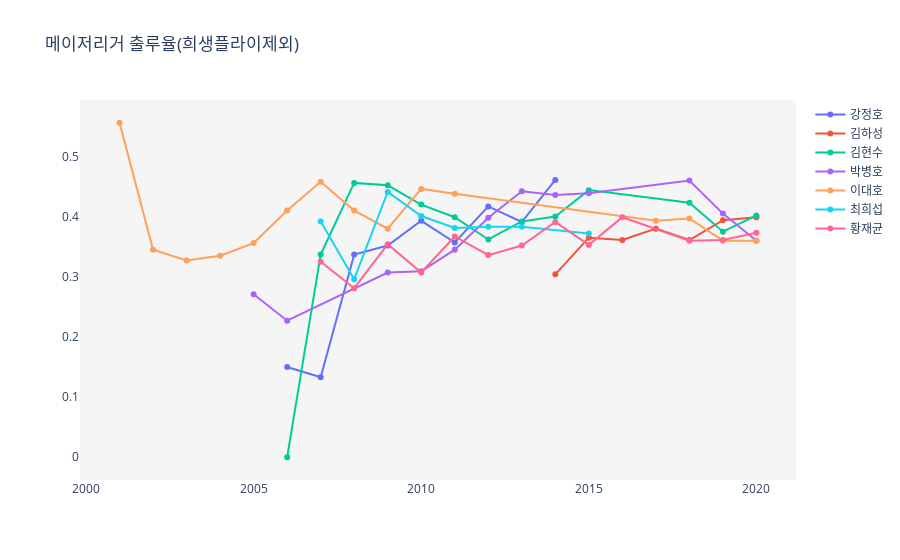

Notebook source saved alongside this figure:
### Code cell
# 출루율 = (안타 + 볼넷 + 몸에맞는볼) / (타수 + 볼넷 + 몸에맞는볼 + 희생플라이)
# 희생플라이 데이터가 없다.... (일단 제외하고 계산)

fig = go.Figure()
avg = []
years = []
columns = ['연도', '안타', '볼넷', '사구', '타수']

for idx, name in enumerate(hitter_majorleaguer['Name']):
    player = korean_majorleaguer_dict[name][columns]
    y_ = [round((int(player.iloc[idx]['안타'])+int(player.iloc[idx]['볼넷'])+int(player.iloc[idx]['사구'])) /
                               (int(player.iloc[idx]['타수'])+int(player.iloc[idx]['볼넷'])+int(player.iloc[idx]['사구'])), 3) for idx in range(player.shape[0]-1)]
    
    fig.add_trace(go.Scatter(x=player['연도'][:-1].astype(int),
                            y=y_,
                            hovertemplate=name + '(%{y})',
                            name=name))
    
    years += player['연도'][:-1].to_list()
    
years = sorted(list(set(years)))

# for name in hitter_majorleaguer['Name']:
#     for year in years:
#         if year in korean_majorleaguer_df[name]['연도'].to_list():
            
        

fig.update_yaxes(showgrid=False, zeroline=False)
fig.update_xaxes(showgrid=False, zeroline=False)
fig.update_layout(title='메이저리거 출루율(희생플라이제외)',
                 plot_bgcolor='rgb(245, 245, 245) ')
fig.show()

### Figure 1 — Plotly figure (JSON) as saved in the notebook; plotly's stock layout.template omitted (floating-point values rounded to 4 significant figures)
{"data": [{"hovertemplate": "강정호(%{y})", "name": "강정호", "type": "scatter", "x": [2006, 2007, 2008, 2009, 2010, 2011, 2012, 2013, 2014], "y": [0.15, 0.133, 0.337, 0.352, 0.393, 0.357, 0.417, 0.391, 0.461]}, {"hovertemplate": "김하성(%{y})", "name": "김하성", "type": "scatter", "x": [2014, 2015, 2016, 2017, 2018, 2019, 2020], "y": [0.304, 0.365, 0.361, 0.38, 0.361, 0.394, 0.399]}, {"hovertemplate": "김현수(%{y})", "name": "김현수", "type": "scatter", "x": [2006, 2007, 2008, 2009, 2010, 2011, 2012, 2013, 2014, 2015, 2018, 2019, 2020], "y": [0, 0.337, 0.456, 0.452, 0.42, 0.399, 0.362, 0.392, 0.4, 0.444, 0.423, 0.375, 0.402]}, {"hovertemplate": "박병호(%{y})", "name": "박병호", "type": "scatter", "x": [2005, 2006, 2009, 2010, 2011, 2012, 2013, 2014, 2015, 2018, 2019, 2020], "y": [0.271, 0.227, 0.307, 0.309, 0.345, 0.398, 0.442, 0.436, 0.439, 0.46, 0.405, 0.36]}, {"hovertemplate": "이대호(%{y})", "name": "이대호", "type": "scatter", "x": [2001, 2002, 2003, 2004, 2005, 2006, 2007, 2008, 2009, 2010, 2011, 2017, 2018, 2019, 2020], "y": [0.556, 0.345, 0.327, 0.335, 0.356, 0.41, 0.458, 0.41, 0.38, 0.446, 0.438, 0.393, 0.397, 0.36, 0.36]}, {"hovertemplate": "최희섭(%{y})", "name": "최희섭", "type": "scatter", "x": [2007, 2008, 2009, 2010, 2011, 2012, 2013, 2015], "y": [0.392, 0.296, 0.441, 0.401, 0.381, 0.383, 0.383, 0.372]}, {"hovertemplate": "황재균(%{y})", "name": "황재균", "type": "scatter", "x": [2007, 2008, 2009, 2010, 2011, 2012, 2013, 2014, 2015, 2016, 2018, 2019, 2020], "y": [0.325, 0.281, 0.354, 0.307, 0.367, 0.336, 0.352, 0.391, 0.353, 0.399, 0.36, 0.361, 0.373]}], "layout": {"plot_bgcolor": "rgb(245, 245, 245) ", "title": {"text": "메이저리거 출루율(희생플라이제외)"}, "xaxis": {"showgrid": false, "zeroline": false}, "yaxis": {"showgrid": false, "zeroline": false}}}
